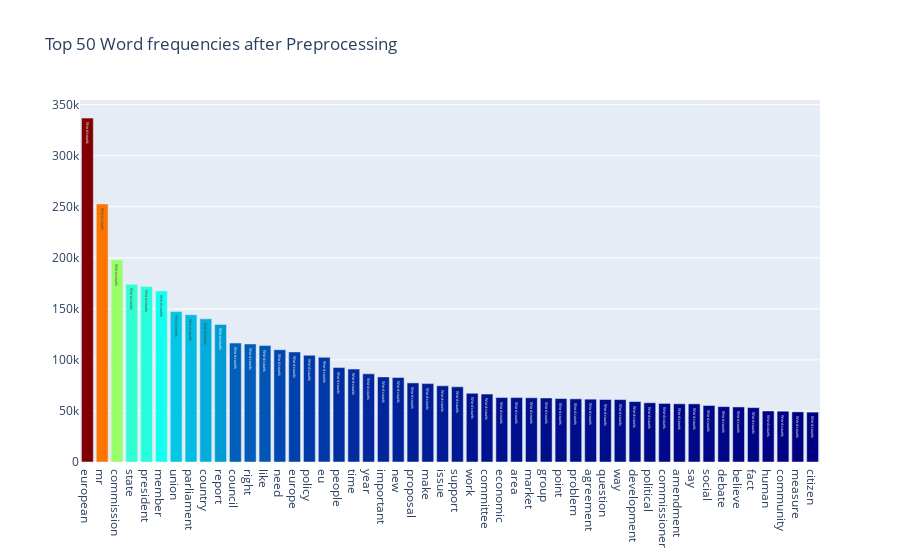

The cell this chart's notebook holds for it:
### Markdown cell above
## <a id='fp'>9. Frequencies plot  </a>

### Code cell
feature_names = tf_vectorizer.get_feature_names()
count_vec = np.asarray(tf.sum(axis=0)).ravel()
zipped = list(zip(feature_names, count_vec))
x, y = (list(x) for x in zip(*sorted(zipped, key=lambda x: x[1], reverse=True)))
# Now I want to extract out on the top 15 and bottom 15 words
Y = np.concatenate([y[0:15], y[-16:-1]])
X = np.concatenate([x[0:15], x[-16:-1]])

# Plotting the Plot.ly plot for the Top 50 word frequencies
data = [go.Bar(
            x = x[0:50],
            y = y[0:50],
            marker= dict(colorscale='Jet',
                         color = y[0:50]
                        ),
            text='Word counts'
    )]

layout = go.Layout(
    title='Top 50 Word frequencies after Preprocessing'
)

fig = go.Figure(data=data, layout=layout)

py.iplot(fig, filename='basic-bar')

### Figure 1 — Plotly figure (JSON) as saved in the notebook; plotly's stock layout.template omitted (floating-point values rounded to 4 significant figures)
{"data": [{"marker": {"color": [336886, 252750, 198143, 174176, 171967, 167627, 147504, 144311, 140257, 134771, 116533, 115621, 114068, 110011, 107836, 104599, 102585, 92532, 91020, 86373, 83370, 82821, 77487, 76782, 74648, 73657, 67293, 66570, 63093, 63080, 62896, 62742, 62160, 61885, 61553, 61238, 61170, 59200, 58056, 57371, 57024, 56969, 55363, 54264, 53936, 53270, 49982, 49756, 49124, 48865], "colorscale": [[0, "rgb(0,0,131)"], [0.2, "rgb(0,60,170)"], [0.4, "rgb(5,255,255)"], [0.6, "rgb(255,255,0)"], [0.8, "rgb(250,0,0)"], [1, "rgb(128,0,0)"]]}, "text": "Word counts", "type": "bar", "x": ["european", "mr", "commission", "state", "president", "member", "union", "parliament", "country", "report", "council", "right", "like", "need", "europe", "policy", "eu", "people", "time", "year", "important", "new", "proposal", "make", "issue", "support", "work", "committee", "economic", "area", "market", "group", "point", "problem", "agreement", "question", "way", "development", "political", "commissioner", "amendment", "say", "social", "debate", "believe", "fact", "human", "community", "measure", "citizen"], "y": [336886, 252750, 198143, 174176, 171967, 167627, 147504, 144311, 140257, 134771, 116533, 115621, 114068, 110011, 107836, 104599, 102585, 92532, 91020, 86373, 83370, 82821, 77487, 76782, 74648, 73657, 67293, 66570, 63093, 63080, 62896, 62742, 62160, 61885, 61553, 61238, 61170, 59200, 58056, 57371, 57024, 56969, 55363, 54264, 53936, 53270, 49982, 49756, 49124, 48865]}], "layout": {"title": {"text": "Top 50 Word frequencies after Preprocessing"}}}
